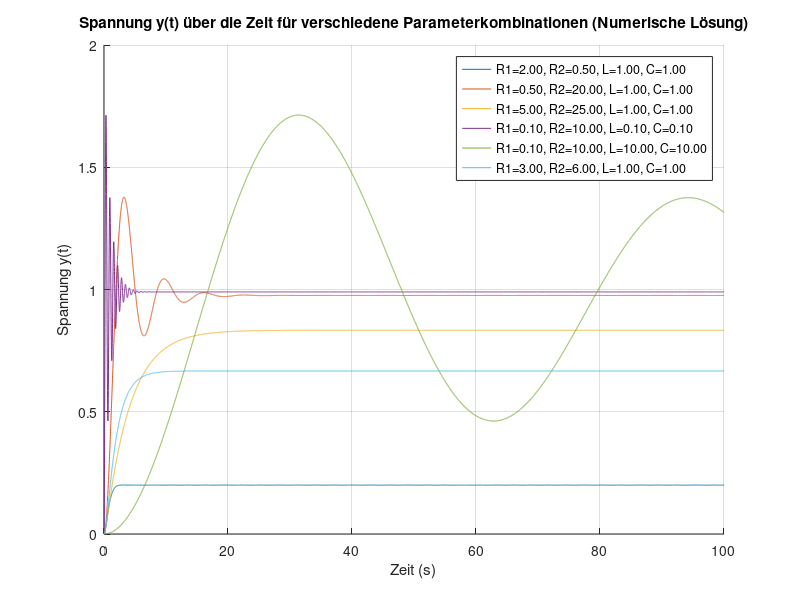

Here is the MATLAB script that generated this plot:
% Parameterkombinationen
params = [
    2.0, 0.5, 1.0, 1.0;   
    0.5, 20.0, 1.0, 1.0;  
    5.0, 25.0, 1.0, 1.0;
    0.1, 10.0, 0.1, 0.1;  
    0.1, 10.0, 10.0, 10.0; 
    3.0, 6.0, 1.0, 1.0
];

% Anfangswerte
x0 = [0; 0];  % x1(0) = 0 und x2(0) = 0

% Zeitvektor
t = 0:0.01:100;

% Plot für jede Parameterkombination
figure;
hold on;
for i = 1:size(params, 1)
    % Aktuelle Parameterwerte
    R1_val = params(i, 1);
    R2_val = params(i, 2);
    L_val = params(i, 3);
    C_val = params(i, 4);
    u_val = 1;

    % Matrix A, B und C_matrix in Standardform
    A = [ -R1_val / L_val, -1 / L_val;
           1 / C_val,     -1 / (R2_val * C_val) ];

    B = [1 / L_val;
         0];

    C_matrix = [0, 1];

    % Funktion für die Simulation
    dx_dt = @(t, x) A * x + B * u_val;

    % Numerische Lösung mit ode45 (Runge-Kutta)
    [t, x] = ode45(dx_dt, t, x0);

    % Berechnung y(t) = C * x(t)
    x2_t = C_matrix * x';

    % Plot y(t) für aktuelle Parameterkombination
    plot(t, x2_t, 'DisplayName', sprintf('R1=%.2f, R2=%.2f, L=%.2f, C=%.2f', R1_val, R2_val, L_val, C_val));
end

% Plot
title('Spannung y(t) über die Zeit für verschiedene Parameterkombinationen (Numerische Lösung)');
xlabel('Zeit (s)');
ylabel('Spannung y(t)');
legend show;
grid on;
hold off;
